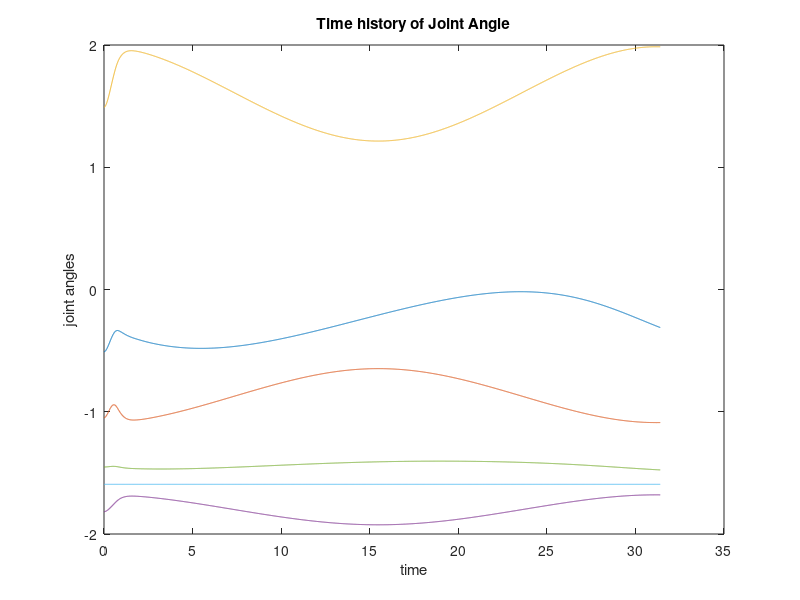
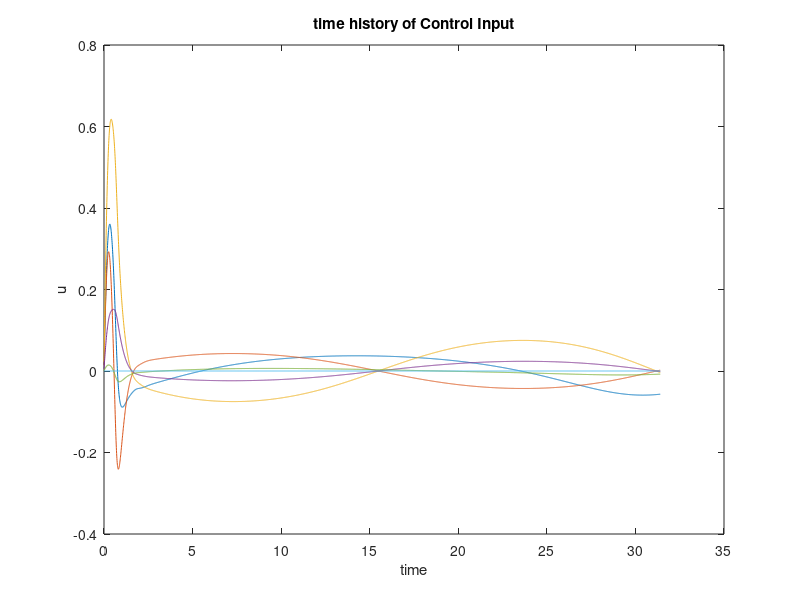
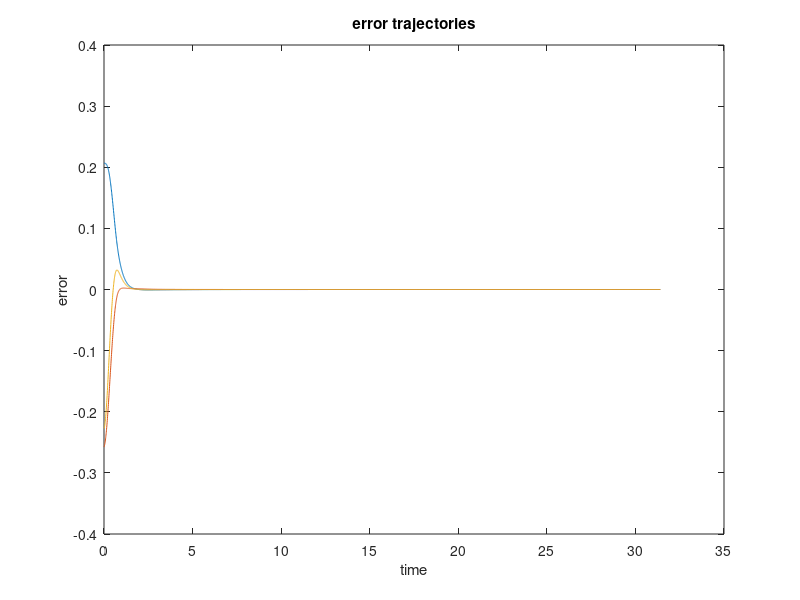
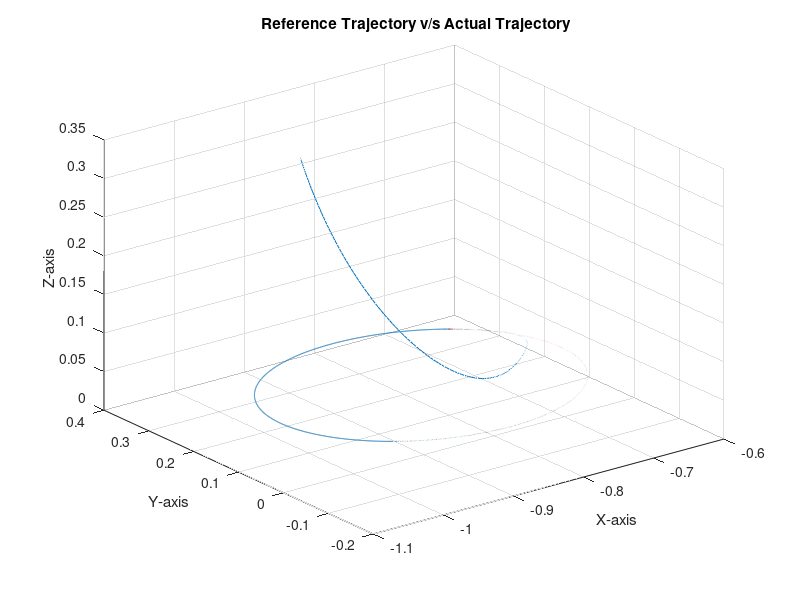

Here is the MATLAB script that generated these plots, in order:
%RNN for robot manipulator UR10
clear all;
close all;
% rd=[0.55;0;1.3];
alpha=0.01;
eps=0.001;

%rd trajectory
dt=0.008;
rad=0.2;

Xmid=(-1.07-0.69)/2;
Ymid=(-0.27+0.345)/2;
Zmid=(0.1+0.05)/2;


th=0:0.2*dt:2*pi;
xd=rad*cos(th)+Xmid*ones(1,size(th,2));
yd=rad*sin(th)+Ymid*ones(1,size(th,2));
zd=Zmid*ones(1,size(th,2));
rd=[xd;yd;zd];
n=length(th);
t=0:dt:dt*(n-2);
umin=-3; umax=3;

 d1 = 0.1273, d4 = 0.163941, d5 = 0.1157, d6 = 0.0922;
 a2 = -0.612, a3 = -0.5723;

I = [1 0 0;0 1 0;0 0 1];
% theta0=rand(6,1);
theta0=[-0.51;-1.05;1.49;-1.818;-1.452;-1.5937];


    x0 = (sin(theta0(1,1))*cos(theta0(5,1))-((-cos(theta0(1,1))*cos(theta0(2,1))*sin(theta0(3,1))-cos(theta0(1,1))*sin(theta0(2,1))*cos(theta0(3,1)))*sin(theta0(4,1))+...
            (cos(theta0(1,1))*cos(theta0(2,1))*cos(theta0(3,1))-cos(theta0(1,1))*sin(theta0(2,1))*sin(theta0(3,1)))*cos(theta0(4,1)))*sin(theta0(5,1)))*d6+(...
                (cos(theta0(1,1))*cos(theta0(2,1))*cos(theta0(3,1))-cos(theta0(1,1))*sin(theta0(2,1))*sin(theta0(3,1)))*sin(theta0(4,1))-...
            (-cos(theta0(1,1))*cos(theta0(2,1))*sin(theta0(3,1))-cos(theta0(1,1))*sin(theta0(2,1))*cos(theta0(3,1)))*cos(theta0(4,1)))*d5+sin(theta0(1,1))*d4-cos(theta0(1,1))*...
            sin(theta0(2,1))*sin(theta0(3,1))*a3+cos(theta0(1,1))*cos(theta0(2,1))*cos(theta0(3,1))*a3+cos(theta0(1,1))*cos(theta0(2,1))*a2;

    y0 = (-((-sin(theta0(1,1))*cos(theta0(2,1))*sin(theta0(3,1))-sin(theta0(1,1))*sin(theta0(2,1))*cos(theta0(3,1)))*sin(theta0(4,1))+...
            (sin(theta0(1,1))*cos(theta0(2,1))*cos(theta0(3,1))-sin(theta0(1,1))*sin(theta0(2,1))*sin(theta0(3,1)))*cos(theta0(4,1)))*sin(theta0(5,1))-cos(theta0(1,1))*cos(theta0(5,1)))*d6+(...
                (sin(theta0(1,1))*cos(theta0(2,1))*cos(theta0(3,1))-sin(theta0(1,1))*sin(theta0(2,1))*sin(theta0(3,1)))*sin(theta0(4,1))-...
            (-sin(theta0(1,1))*cos(theta0(2,1))*sin(theta0(3,1))-sin(theta0(1,1))*sin(theta0(2,1))*cos(theta0(3,1)))*cos(theta0(4,1)))*d5-cos(theta0(1,1))*d4-sin(theta0(1,1))*sin(theta0(2,1))...
            *sin(theta0(3,1))*a3+sin(theta0(1,1))*cos(theta0(2,1))*cos(theta0(3,1))*a3+sin(theta0(1,1))*cos(theta0(2,1))*a2;

    z0 = -...
            ((cos(theta0(2,1))*cos(theta0(3,1))-sin(theta0(2,1))*sin(theta0(3,1)))*sin(theta0(4,1))+(cos(theta0(2,1))*sin(theta0(3,1))+sin(theta0(2,1))*cos(theta0(3,1)))*cos(theta0(4,1)))*...
            sin(theta0(5,1))*d6+...
            ((cos(theta0(2,1))*sin(theta0(3,1))+sin(theta0(2,1))*cos(theta0(3,1)))*sin(theta0(4,1))-(cos(theta0(2,1))*cos(theta0(3,1))-sin(theta0(2,1))*sin(theta0(3,1)))*cos(theta0(4,1)))*d5...
            +d1+cos(theta0(2,1))*sin(theta0(3,1))*a3+sin(theta0(2,1))*cos(theta0(3,1))*a3+sin(theta0(2,1))*a2;




% t=1:dt:10
% n=length(t);

theta(:,1)=theta0;
r(:,1)=[x0;y0;z0];
w=rand(3,1);
v=0;

for k=1:n-1
    
%     J11=-sin(theta(1,k))*(a2*cos(theta(2,k))+a3*cos(theta(2,k)+theta(3,k)))-d3*cos(theta(1,k));
%     J12= cos(theta(1,k))*(-a2*sin(theta(2,k))-a3*sin(theta(2,k)+theta(3,k)));
%     J13=cos(theta(1,k))*(-a3*sin(theta(2,k)+theta(3,k)));
%     J21=cos(theta(1,k))*(a2*cos(theta(2,k))+a3*cos(theta(2,k)+theta(3,k)))-d3*sin(theta(1,k));
%     J22=sin(theta(1,k))*(-a2*sin(theta(2,k))-a3*sin(theta(2,k)+theta(3,k)));
%     J23=sin(theta(1,k))*(-a3*sin(theta(2,1)+theta(3,1)));
%     J31=0; 
%     J32= -a2*cos(theta(2,k))-a3*cos(theta(2,k)+theta(3,k));
%     J33=-a3*cos(theta(2,k)+theta(3,k));
J11 = (cos(theta(1,k))*cos(theta(5,k))-...
            ((sin(theta(1,k))*cos(theta(2,k))*sin(theta(3,k))+sin(theta(1,k))*sin(theta(2,k))*cos(theta(3,k)))*sin(theta(4,k))+(sin(theta(1,k))*sin(theta(2,k))*sin(theta(3,k))-sin(theta(1,k))*cos(theta(2,k))*cos(theta(3,k)))*cos(theta(4,k)))*sin(theta(5,k)))*d6+...
            ((sin(theta(1,k))*sin(theta(2,k))*sin(theta(3,k))-sin(theta(1,k))*cos(theta(2,k))*cos(theta(3,k)))*sin(theta(4,k))-(sin(theta(1,k))*cos(theta(2,k))*sin(theta(3,k))+sin(theta(1,k))*sin(theta(2,k))*cos(theta(3,k)))*cos(theta(4,k)))*d5+cos(theta(1,k))*d4+...
            sin(theta(1,k))*sin(theta(2,k))*sin(theta(3,k))*a3-sin(theta(1,k))*cos(theta(2,k))*cos(theta(3,k))*a3-sin(theta(1,k))*cos(theta(2,k))*a2;



    J12 = -((cos(theta(1,k))*sin(theta(2,k))*sin(theta(3,k))-cos(theta(1,k))*cos(theta(2,k))*cos(theta(3,k)))*sin(theta(4,k))+(-cos(theta(1,k))*cos(theta(2,k))*sin(theta(3,k))-cos(theta(1,k))*sin(theta(2,k))*cos(theta(3,k)))*cos(theta(4,k)))*...
            sin(theta(5,k))*d6+((-cos(theta(1,k))*cos(theta(2,k))*sin(theta(3,k))-cos(theta(1,k))*sin(theta(2,k))*cos(theta(3,k)))*sin(theta(4,k))-(cos(theta(1,k))*sin(theta(2,k))*sin(theta(3,k))-cos(theta(1,k))*cos(theta(2,k))*cos(theta(3,k)))*cos(theta(4,k)))*d5-...
            cos(theta(1,k))*cos(theta(2,k))*sin(theta(3,k))*a3-cos(theta(1,k))*sin(theta(2,k))*cos(theta(3,k))*a3-cos(theta(1,k))*sin(theta(2,k))*a2;



   J13 = -((cos(theta(1,k))*sin(theta(2,k))*sin(theta(3,k))-cos(theta(1,k))*cos(theta(2,k))*cos(theta(3,k)))*sin(theta(4,k))+(-cos(theta(1,k))*cos(theta(2,k))*sin(theta(3,k))-cos(theta(1,k))*sin(theta(2,k))*cos(theta(3,k)))*cos(theta(4,k)))*...
            sin(theta(5,k))*d6+((-cos(theta(1,k))*cos(theta(2,k))*sin(theta(3,k))-cos(theta(1,k))*sin(theta(2,k))*cos(theta(3,k)))*sin(theta(4,k))-(cos(theta(1,k))*sin(theta(2,k))*sin(theta(3,k))-cos(theta(1,k))*cos(theta(2,k))*cos(theta(3,k)))*cos(theta(4,k)))*d5-...
            cos(theta(1,k))*cos(theta(2,k))*sin(theta(3,k))*a3-cos(theta(1,k))*sin(theta(2,k))*cos(theta(3,k))*a3;


    J14 = ((-cos(theta(1,k))*cos(theta(2,k))*sin(theta(3,k))-cos(theta(1,k))*sin(theta(2,k))*cos(theta(3,k)))*sin(theta(4,k))+(cos(theta(1,k))*cos(theta(2,k))*cos(theta(3,k))-cos(theta(1,k))*sin(theta(2,k))*sin(theta(3,k)))*cos(theta(4,k)))*d5-...
            ((-cos(theta(1,k))*cos(theta(2,k))*sin(theta(3,k))-cos(theta(1,k))*sin(theta(2,k))*cos(theta(3,k)))*cos(theta(4,k))-(cos(theta(1,k))*cos(theta(2,k))*cos(theta(3,k))-cos(theta(1,k))*sin(theta(2,k))*sin(theta(3,k)))*sin(theta(4,k)))*sin(theta(5,k))*d6;

   J15 = (-sin(theta(1,k))*sin(theta(5,k))-...
            ((-cos(theta(1,k))*cos(theta(2,k))*sin(theta(3,k))-cos(theta(1,k))*sin(theta(2,k))*cos(theta(3,k)))*sin(theta(4,k))+(cos(theta(1,k))*cos(theta(2,k))*cos(theta(3,k))-cos(theta(1,k))*sin(theta(2,k))*sin(theta(3,k)))*cos(theta(4,k)))*cos(theta(5,k)))*d6;

   J16 = 0.0;



    J21 = (sin(theta(1,k))*cos(theta(5,k))-...
            ((-cos(theta(1,k))*cos(theta(2,k))*sin(theta(3,k))-cos(theta(1,k))*sin(theta(2,k))*cos(theta(3,k)))*sin(theta(4,k))+(cos(theta(1,k))*cos(theta(2,k))*cos(theta(3,k))-cos(theta(1,k))*sin(theta(2,k))*sin(theta(3,k)))*cos(theta(4,k)))*sin(theta(5,k)))*d6+...
            ((cos(theta(1,k))*cos(theta(2,k))*cos(theta(3,k))-cos(theta(1,k))*sin(theta(2,k))*sin(theta(3,k)))*sin(theta(4,k))-(-cos(theta(1,k))*cos(theta(2,k))*sin(theta(3,k))-cos(theta(1,k))*sin(theta(2,k))*cos(theta(3,k)))*cos(theta(4,k)))*d5+sin(theta(1,k))*d4-...
            cos(theta(1,k))*sin(theta(2,k))*sin(theta(3,k))*a3+cos(theta(1,k))*cos(theta(2,k))*cos(theta(3,k))*a3+cos(theta(1,k))*cos(theta(2,k))*a2;

    J22= -((sin(theta(1,k))*sin(theta(2,k))*sin(theta(3,k))-sin(theta(1,k))*cos(theta(2,k))*cos(theta(3,k)))*sin(theta(4,k))+(-sin(theta(1,k))*cos(theta(2,k))*sin(theta(3,k))-sin(theta(1,k))*sin(theta(2,k))*cos(theta(3,k)))*cos(theta(4,k)))*...
            sin(theta(5,k))*d6+((-sin(theta(1,k))*cos(theta(2,k))*sin(theta(3,k))-sin(theta(1,k))*sin(theta(2,k))*cos(theta(3,k)))*sin(theta(4,k))-(sin(theta(1,k))*sin(theta(2,k))*sin(theta(3,k))-sin(theta(1,k))*cos(theta(2,k))*cos(theta(3,k)))*cos(theta(4,k)))*d5-...
            sin(theta(1,k))*cos(theta(2,k))*sin(theta(3,k))*a3-sin(theta(1,k))*sin(theta(2,k))*cos(theta(3,k))*a3-sin(theta(1,k))*sin(theta(2,k))*a2;

    J23 =  -((sin(theta(1,k))*sin(theta(2,k))*sin(theta(3,k))-sin(theta(1,k))*cos(theta(2,k))*cos(theta(3,k)))*sin(theta(4,k))+(-sin(theta(1,k))*cos(theta(2,k))*sin(theta(3,k))-sin(theta(1,k))*sin(theta(2,k))*cos(theta(3,k)))*cos(theta(4,k)))*...
            sin(theta(5,k))*d6+((-sin(theta(1,k))*cos(theta(2,k))*sin(theta(3,k))-sin(theta(1,k))*sin(theta(2,k))*cos(theta(3,k)))*sin(theta(4,k))-(sin(theta(1,k))*sin(theta(2,k))*sin(theta(3,k))-sin(theta(1,k))*cos(theta(2,k))*cos(theta(3,k)))*cos(theta(4,k)))*d5-...
            sin(theta(1,k))*cos(theta(2,k))*sin(theta(3,k))*a3-sin(theta(1,k))*sin(theta(2,k))*cos(theta(3,k))*a3;

   J24= ((-sin(theta(1,k))*cos(theta(2,k))*sin(theta(3,k))-sin(theta(1,k))*sin(theta(2,k))*cos(theta(3,k)))*sin(theta(4,k))+(sin(theta(1,k))*cos(theta(2,k))*cos(theta(3,k))-sin(theta(1,k))*sin(theta(2,k))*sin(theta(3,k)))*cos(theta(4,k)))*d5-...
            ((-sin(theta(1,k))*cos(theta(2,k))*sin(theta(3,k))-sin(theta(1,k))*sin(theta(2,k))*cos(theta(3,k)))*cos(theta(4,k))-(sin(theta(1,k))*cos(theta(2,k))*cos(theta(3,k))-sin(theta(1,k))*sin(theta(2,k))*sin(theta(3,k)))*sin(theta(4,k)))*sin(theta(5,k))*d6;


    J25= (cos(theta(1,k))*sin(theta(5,k))-...
            ((-sin(theta(1,k))*cos(theta(2,k))*sin(theta(3,k))-sin(theta(1,k))*sin(theta(2,k))*cos(theta(3,k)))*sin(theta(4,k))+(sin(theta(1,k))*cos(theta(2,k))*cos(theta(3,k))-sin(theta(1,k))*sin(theta(2,k))*sin(theta(3,k)))*cos(theta(4,k)))*cos(theta(5,k)))*d6;

    J26 = 0;



    J31 = 0.0;

    J32 =  -((-cos(theta(2,k))*sin(theta(3,k))-sin(theta(2,k))*cos(theta(3,k)))*sin(theta(4,k))+(cos(theta(2,k))*cos(theta(3,k))-sin(theta(2,k))*sin(theta(3,k)))*cos(theta(4,k)))*sin(theta(5,k))*d6+...
            ((cos(theta(2,k))*cos(theta(3,k))-sin(theta(2,k))*sin(theta(3,k)))*sin(theta(4,k))-(-cos(theta(2,k))*sin(theta(3,k))-sin(theta(2,k))*cos(theta(3,k)))*cos(theta(4,k)))*d5-sin(theta(2,k))*sin(theta(3,k))*a3+cos(theta(2,k))*cos(theta(3,k))*a3+...
            cos(theta(2,k))*a2;

    J33 = -((-cos(theta(2,k))*sin(theta(3,k))-sin(theta(2,k))*cos(theta(3,k)))*sin(theta(4,k))+(cos(theta(2,k))*cos(theta(3,k))-sin(theta(2,k))*sin(theta(3,k)))*cos(theta(4,k)))*sin(theta(5,k))*d6+...
            ((cos(theta(2,k))*cos(theta(3,k))-sin(theta(2,k))*sin(theta(3,k)))*sin(theta(4,k))-(-cos(theta(2,k))*sin(theta(3,k))-sin(theta(2,k))*cos(theta(3,k)))*cos(theta(4,k)))*d5-sin(theta(2,k))*sin(theta(3,k))*a3+cos(theta(2,k))*cos(theta(3,k))*a3;

    J34 = ((cos(theta(2,k))*cos(theta(3,k))-sin(theta(2,k))*sin(theta(3,k)))*sin(theta(4,k))+(cos(theta(2,k))*sin(theta(3,k))+sin(theta(2,k))*cos(theta(3,k)))*cos(theta(4,k)))*d5-...
            ((cos(theta(2,k))*cos(theta(3,k))-sin(theta(2,k))*sin(theta(3,k)))*cos(theta(4,k))-(cos(theta(2,k))*sin(theta(3,k))+sin(theta(2,k))*cos(theta(3,k)))*sin(theta(4,k)))*sin(theta(5,k))*d6;

   J35 = -((cos(theta(2,k))*cos(theta(3,k))-sin(theta(2,k))*sin(theta(3,k)))*sin(theta(4,k))+(cos(theta(2,k))*sin(theta(3,k))+sin(theta(2,k))*cos(theta(3,k)))*cos(theta(4,k)))*cos(theta(5,k))*d6;

    J36 = 0.0;
    
    
         
        J=[J11 J12 J13 J14 J15 J16 ; J21 J22 J23 J24 J25 J26 ; J31 J32 J33 J34 J35 J36];
        
        
          
        [U,S,V] = svd(J);
    
    s1 = S(1,1); s2= S(2,2); s3= S(3,3);
    g1 = (s1^2+10*s1+2)/(s1^3+10*s1^2+2*s1+0.01);
    g2 = (s2^2+10*s2+2)/(s2^3+10*s2^2+2*s2+0.01);
    g3 = (s3^2+10*s3+2)/(s3^3+10*s3^2+2*s3+0.01);
    
    Ji = g1*V(:,1)*U(:,1)'+g2*V(:,2)*U(:,2)'+g3*V(:,3)*U(:,3)';
        
        
        
       for g= 1:6 
        gradJ(g) = (2*theta(g,k))/((3-theta(g,k))^2*(theta(g,k)+3)^2);
        if(gradJ >= 0)
            rm(g) = 1+gradJ(g);
        elseif(gradJ < 0)
            rm(g) = 1;
        end

        
       end
       
%        R = [rm(1)^(-0.5) 0 0 0 0 0;
%            0 rm(2)^(-0.5) 0 0 0 0;
%            0 0 rm(3)^(-0.5) 0 0 0;
%            0 0 0 rm(4)^(-0.5) 0 0;
%            0 0 0 0 rm(5)^(-0.5) 0;
%            0 0 0 0 0 rm(6)^(-0.5)];
    
        E = (rd(:,k)-r(:,k));
%         num =sqrt(E'*E)*R*J'*E;
        Q = [250 0 0;0 250 0;0 0 250];
    
        num = J'*E*sqrt(E'*Q*E);
        den = norm(J'*E);

%          up=num/(den*den)+ J'*w(:,k); % mine with steady state Jinv* rd dot estimate
%          up=num/(den)+ J'*w(:,k); % mine with steady state Jinv* rd dot RNN estimate
                  up=(1-exp(-0.005*k))*(num/(den)+ Ji*((rd(:,k+1)-rd(:,k))/dt)); % mine with steady state Jinv* rd dot SVF estimate


%         for j=1:6
%         if up(j)<umin
%             u(j,k)=umin;
%         else if up(j)>umax
%                 u(j,k)=umax;
%             
%             else  u(j,k)=up(j);
%             end
%             end
%         end
%         
           for j=1:6
            u(j,k)=up(j);
           end
    
        
        theta(:,k+1)=theta(:,k)+dt*u(:,k);
        r(:,k+1)=r(:,k)+dt*J*u(:,k);
        w(:,k+1)= w(:,k)+ (1/eps)*(rd(:,k+1)-rd(:,k)) - (1/eps)*dt*(J*J'*w(:,k)); 

        e(:,k)=rd(:,k+1)-r(:,k+1);
              
        omega(:,k) =  e(:,k)'* e(:,k)+up'*up;
        v=omega(:,k)+v;
        err(k,1)=sqrt(sum(e(:,k).^2)/3);
end


figure;
plot(t,theta(1,2:end))
hold on;
plot(t,theta(2,2:end))
plot(t,theta(3,2:end))
plot(t,theta(4,2:end))
plot(t,theta(5,2:end))
plot(t,theta(6,2:end))
title('Time history of Joint Angle')
xlabel('time')
ylabel('joint angles')

figure;
plot(t,u(1,:))
hold on;
plot(t,u(2,:))
plot(t,u(3,:))
plot(t,u(4,:))
plot(t,u(5,:))
plot(t,u(6,:))
title('time history of Control Input')
xlabel('time')
ylabel('u')

figure;
plot(t,e(1,:))
hold on;
plot(t,e(2,:))
plot(t,e(3,:))
title('error trajectories')
xlabel('time')
ylabel('error')

% figure;
% plot(t,r(1,2:end),'b.')
% hold on;
% plot(t,r(2,2:end),'b-')
% plot(t,r(3,2:end),'b--')
% plot(t,rd(1,2:end),'r.')
% plot(t,rd(2,2:end),'r-')
% plot(t,rd(3,2:end),'r--')
% title('Trajectories')
% xlabel('time')
% ylabel('r,rd')
% 


figure;
plot3(r(1,:),r(2,:),r(3,:))
hold on;
plot3(rd(1,:),rd(2,:),rd(3,:))
grid on;
title(' Reference Trajectory v/s Actual Trajectory')
xlabel('X-axis')
ylabel('Y-axis')
zlabel('Z-axis')

figure;
plot(t,err')
title('RMS error')
xlabel('time')
ylabel('error')
figure;
plot(t,omega)
xlabel('time')
ylabel('cost')

